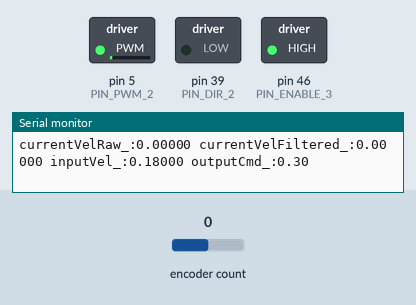
Simulated run of this sketch. Board: Arduino Mega 2560, built with avr-gcc and run on an emulated ATmega2560. Shown: switched loads named in the sketch (green lamp = pin HIGH), the last lines printed to the serial monitor. The inputs (shaded band) are chosen by the test bench; at power-on: encoder count 0.

Above: at 0.05 s.
At 2.85 s:
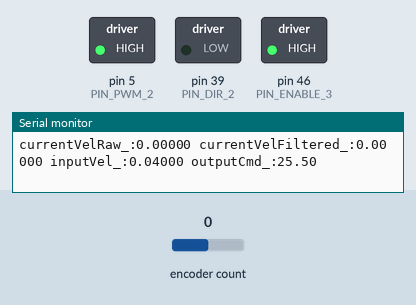
At 5.15 s:
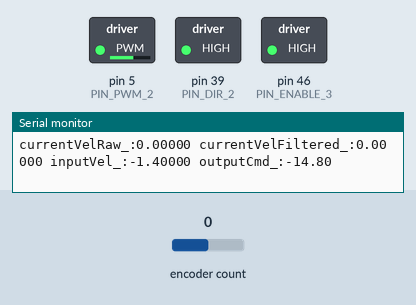
At 7.65 s:
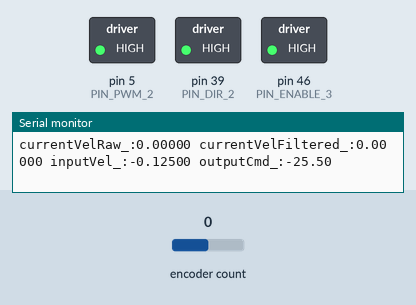
Timing chart, 0 to 12.6 s (numbered marks = the images above):
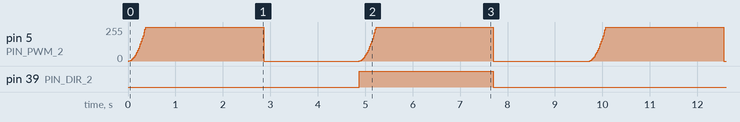

The sketch:

new_dc_motor_tuning.ino
```cpp
#include "constants.h"
#include "Motor.h"

double Kp = 14;
double Ki = 0.1;
double Kd = 0.08;
Motor m = Motor(PIN_PWM_2, PIN_DIR_2, PIN_ENC_A_2, PIN_ENC_B_2, Kp, Ki, Kd);

int step = 0;
unsigned long prevStepTime = millis();
unsigned long prevLoopTime = millis();
double cur_speed = 0;

double max_vel = 2;
double max_acc = 5;
double max_acc_time = 1000 * max_vel / max_acc;

template <typename T> int sgn(T val) {
    return (T(0) < val) - (val < T(0));
}

void setup()
{
    pinMode(PIN_ENABLE_3, OUTPUT);
    digitalWrite(PIN_ENABLE_3, HIGH);
    Serial.begin(115200);
    //Serial.println("Start motor tuning");
}

double computeAcc(double dt, double acc)
{
  cur_speed += dt/1000.0 * acc;
  if (fabsf(cur_speed) > max_vel)
  {
    cur_speed = sgn(cur_speed) * max_vel;
  }
}

void runAccStep(int waitTime, double acc)
{
    unsigned long curTime = millis();
    unsigned long stepTime = curTime - prevStepTime;
    if (stepTime > waitTime)
    {
      step += 1;
      prevStepTime = millis();
      prevLoopTime = millis();
    }
    else
    {
        unsigned long loopTime = curTime - prevLoopTime;
        computeAcc(loopTime, acc);
        prevLoopTime = millis();
    }
}

double runCVStep(int waitTime, double vel)
{
    unsigned long curTime = millis();
    unsigned long stepTime = curTime - prevStepTime;
    if (stepTime > waitTime)
    {
      step += 1;
      prevStepTime = millis();
      prevLoopTime = millis();
    }
    else
    {
       cur_speed = vel;
    }

}

double runSteps()
{
    if (step == 0)
    {
      int stepTime = max_acc_time;
      double stepAcc = max_acc;
      runAccStep(stepTime, stepAcc);
    }
    else if (step == 1)
    {
      int stepTime = 2000;
      runCVStep(stepTime, max_vel);
    }
    else if (step == 2)
    {
      int stepTime = max_acc_time;
      double stepAcc = -1*max_acc;
      runAccStep(stepTime, stepAcc);
    }
    else if (step == 3)
    {
      int stepTime = 2000;
      runCVStep(stepTime, 0);
    }
    else if (step == 4)
    {
      int stepTime = max_acc_time;
      double stepAcc = -1 * max_acc;
      runAccStep(stepTime, stepAcc);
    }
    else if (step == 5)
    {
      int stepTime = 2000;
      runCVStep(stepTime, -1*max_vel);
    }
    else if (step == 6)
    {
      int stepTime = max_acc_time;
      double stepAcc = max_acc;
      runAccStep(stepTime, stepAcc);
    }
    else if (step == 7)
    {
      int stepTime = 2000;
      runCVStep(stepTime, 0);
    }
    else if (step >= 8)
    {
      step = 0;
    }
}


void loop()
{
  runSteps();
  m.setCommand(cur_speed);

  bool motor_pub = true;
  if(step == 3 || step == 7) {motor_pub  = false;}
  m.runLoop(motor_pub);
//  analogWrite(PIN_PWM_2, s);
//  Serial.println(s);
//  s += 1;
 delay(15);
}
```

Motor.cpp
```cpp
#include "Motor.h"
#include "constants.h"

constexpr double COUNTS_TO_RADS = 2.0 * PI / static_cast<double>(COUNTS_PER_OUTPUT_SHAFT_REV);

Motor::Motor(int pwmPin, int dirPin, int encPinA, int encPinB, double Kp, double Ki, double Kd)
: pwmPin_(pwmPin),
  dirPin_(dirPin),
  inputVel_(0.0),
  currentVelRaw_(0.0),
  currentVelFiltered_(0.0),
  pidOut_(0.0),
  outputCmd_(0.0),
  prevCount_(0),
  prevMicros_(micros()),
  enc_(encPinA, encPinB),
  controller_(&currentVelFiltered_, &pidOut_, &inputVel_, Kp, Ki, Kd, DIRECT),
  velFilter_(LOWPASS, VEL_FILTER_FREQ)
{
  pinMode(pwmPin_, OUTPUT);
  pinMode(dirPin_, OUTPUT);
  controller_.SetMode(AUTOMATIC);
  controller_.SetOutputLimits(-255, 255);
  controller_.SetSampleTime(5);
}

void Motor::setCommand(double vel)
{
  inputVel_ = vel;
}

float Motor::getCurrentVelocity()
{
  return static_cast<float>(currentVelFiltered_);
}

long Motor::getCounts()
{
  return enc_.read();
}

void Motor::runLoop(bool pub)
{

  // Read current values
  long curCount = -1*enc_.read();
  unsigned long curMicros = micros();

  // Compute delta
  long deltaCount = curCount - prevCount_;
  double deltaRads = static_cast<double>(deltaCount) * COUNTS_TO_RADS;
  unsigned long deltaMicros = curMicros - prevMicros_;

  if(deltaMicros == 0)
  {
    // This will break things due to div by 0, so just skip
    return;
  }

  // Copy current values into previous
  prevCount_ = curCount;
  prevMicros_ = curMicros;

  // Do a check for large time deltas. This likely means the controller hasn't run for a while and we should ignore this value
  if(deltaMicros > 100000)
  {
    return;
  }

  // Compute current velocity in rads/second
  currentVelRaw_ = 1000000.0 * deltaRads / static_cast<double>(deltaMicros);
  currentVelFiltered_ = currentVelRaw_; // velFilter_.input(currentVelRaw_);

  // Run PID controller
  controller_.Compute();

  /* Use output from PID to update our current command. Since this is a velocity controller, when the error is 0
  *  and the PID controller drives the output to 0, we actually want to maintain a certian PWM value. Hence, the
  *  PID output is used to modify our control singal and not drive it directly.
  */
  outputCmd_ += int(pidOut_);
  //outputCmd_ = static_cast<int>(pidOut_ + inputVel_ * 10);

  // Set a deadband region based on input vel to avoid integral windup
  if(fabs(inputVel_) < 0.001)
  {
    outputCmd_ = 0;
  }

  // Make sure we don't exceed max/min power
  if(outputCmd_ > 255)
  {
    outputCmd_ = 255;
  }
  else if(outputCmd_ < -255)
  {
    outputCmd_ = -255;
  }

  // Update output direction
  if(outputCmd_ < 0)
  {
    digitalWrite(dirPin_,1);
  }
  else
  {
    digitalWrite(dirPin_,0);
  }

  // Actually write out the motor power
  analogWrite(pwmPin_, abs(outputCmd_));

if (pub)
{
  // Debugging prints
  //Serial.print(deltaMicros);
  //Serial.print(" ");
  //Serial.print(curCount);
  //Serial.print(" ");
  Serial.print("currentVelRaw_:");
  Serial.print(currentVelRaw_, 5);
  Serial.print(" ");
  Serial.print("currentVelFiltered_:");
  Serial.print(currentVelFiltered_, 5);
  Serial.print(" ");
  Serial.print("inputVel_:");
  Serial.print(inputVel_, 5);
  Serial.print(" ");
  //Serial.print(pidOut_, 5);
  //Serial.print(" ");
  Serial.print("outputCmd_:");
  Serial.print(outputCmd_/10.0);
  Serial.println("");
}

}
```

Motor.h
```cpp
#ifndef Motor_h
#define Motor_h

#include <Encoder.h>
#include <PID_v1.h>
#include <Filters.h>

class Motor
{
  public:

    /*
     * Motor object constructor
     * pwmPin - which pin the motor PWM is connected to
     * dirPin - which pin the motor direction is connected to
     * encPinA - which pin the encoder wire A is connected to. This should be a pin capable of handling interrupts
     * encPinB - which pin the encoder wire B is connected to. This should ideally (but not required) be a pin capable of handling interrupts
     * Kp - Proportional gain
     * Ki - Integral gain
     * Kd - Derrivative gain
     */
    Motor(int pwmPin, int dirPin, int encPinA, int encPinB, double Kp, double Ki, double Kd);

    /*
     * Set the desired velocity in rad/second
     */
    void setCommand(double vel);

    /*
     * Run the actual controller. Make sure this gets called reasonably quickly (i.e. every 20 ms or so)
     */
    void runLoop(bool pub);

    /*
    * Get the current measured motor velocity in rad/s
    */
    float getCurrentVelocity();

    // Get number of counts from encoder - for debugging
    long getCounts();

  private:

    // Pins
    int pwmPin_;
    int dirPin_;

    // Values for computation
    double inputVel_;              // Desired velocity in rad/sec
    double currentVelRaw_;         // Raw current velocity in rad/sec
    double currentVelFiltered_;    // Filtered velocity in rad/sec
    double pidOut_;                // Output from PID controller
    int outputCmd_;                // Output command in [-255, 255]
    long prevCount_;               // Encoder count from previous loop

    // Timer
    unsigned long prevMicros_;   // Timer from previous loop

    // Other objects
    Encoder enc_;                  // Encoder object
    PID controller_;               // PID controller
    FilterOnePole velFilter_;      // Velocity lowpass filter
};

#endif Motor_h
```

constants.h
```cpp
#ifndef Constants_h
#define Constants_h

// Pins
#define PIN_PWM_0 3
#define PIN_PWM_1 4
#define PIN_PWM_2 5
#define PIN_PWM_3 6

#define PIN_DIR_0 41
#define PIN_DIR_1 40
#define PIN_DIR_2 39
#define PIN_DIR_3 38

#define PIN_ENABLE_0 49
#define PIN_ENABLE_1 48
#define PIN_ENABLE_2 47
#define PIN_ENABLE_3 46

#define PIN_ENC_A_0 21
#define PIN_ENC_B_0 25
#define PIN_ENC_A_1 20
#define PIN_ENC_B_1 23
#define PIN_ENC_A_2 19
#define PIN_ENC_B_2 24
#define PIN_ENC_A_3 18
#define PIN_ENC_B_3 22

#define PIN_LATCH_SERVO_PIN 12
#define PIN_TRAY_STEPPER_LEFT_PULSE 46
#define PIN_TRAY_STEPPER_LEFT_DIR 47
#define PIN_TRAY_STEPPER_RIGHT_PULSE 44
#define PIN_TRAY_STEPPER_RIGHT_DIR 43
#define PIN_TRAY_HOME_SWITCH 53

// Velocitiy limits
#define MAX_TRANS_SPEED_FINE   0.08  // m/s
#define MAX_ROT_SPEED_FINE     0.5   // rad/2
#define MAX_TRANS_SPEED_COARSE 0.5  // m/s
#define MAX_ROT_SPEED_COARSE   1.0   // rad/2

// Acceleration limits
#define MAX_TRANS_ACC_FINE   0.1    // m/s^2
#define MAX_ROT_ACC_FINE     0.5    // rad/s^2
#define MAX_TRANS_ACC_COARSE 0.5    // m/s^2
#define MAX_ROT_ACC_COARSE   1.0    // rad/s^2

// Cartesian control gains
#define CART_TRANS_KP 2
#define CART_TRANS_KI 0.1
#define CART_TRANS_KD 0
#define CART_ROT_KP 3
#define CART_ROT_KI 0.5
#define CART_ROT_KD 0

// Motor control gains
#define MOTOR_KP 1
#define MOTOR_KI 0
#define MOTOR_KD 0

// Motor control constants
#define VEL_FILTER_FREQ 20            // HZ
#define COUNTS_PER_OUTPUT_SHAFT_REV 36000 // Manually measrued/estimated

// Physical dimensions
#define WHEEL_DIAMETER 0.152 // meters
#define WHEEL_DIST_FROM_CENTER 0.4572 // meters

// Scaling factors
#define TRAJ_MAX_FRACTION 0.7  // Only generate a trajectory to this fraction of max speed to give motors headroom to compensate

// Kalman filter scales
#define PROCESS_NOISE_SCALE 0.08
#define MEAS_NOISE_SCALE 0.01
#define MEAS_NOISE_VEL_SCALE_FACTOR 10000

// Possition accuracy targets
#define TRANS_POS_ERR_COARSE 0.10 // m
#define ANG_POS_ERR_COARSE   0.08 // rad
#define TRANS_VEL_ERR_COARSE 0.05 // m/s
#define ANG_VEL_ERR_COARSE   0.05 // rad/s
#define TRANS_POS_ERR_FINE   0.01 // m
#define ANG_POS_ERR_FINE     0.02 // rad
#define TRANS_VEL_ERR_FINE   0.01 // m/s
#define ANG_VEL_ERR_FINE     0.01 // rad/s

// Set debug printing, comment out to skip debug printing
#define PRINT_DEBUG true

// Tray stepper control values
#define TRAY_STEPPER_STEPS_PER_REV 200  // Steps per rev for tray servos
#define TRAY_DIST_PER_REV 1.8           // mm of linear travel per stepper revolution
#define TRAY_MAX_LINEAR_TRAVEL 300      // mm of total linear travel possible
// Note: all tray positions measured in mm from home pos
#define TRAY_DEFAULT_POS_MM 100         // Default position for driving in mm
#define TRAY_LOAD_POS_MM 50             // Loading position in mm
#define TRAY_PLACE_POS_MM 250           // Placing position in mm
#define TRAY_MAX_SPEED 1000             // Max tray speed in steps/sec
#define TRAY_MAX_ACCEL 2000             // Max tray acceleration in steps/sec/sec

// Tray servo control values
#define LATCH_CLOSE_POS 20              // Latch servo position for close in degrees
#define LATCH_OPEN_POS 150              // Latch servo position for open in degrees
#define TRAY_SERVO_MIN_PW 1000          // Min pulse witdh in microseconds corresponding to 0 position
#define TRAY_SERVO_MAX_PW 2000          // Max pulse witdh in microseconds corresponding to 180 position

#define TRAY_PLACEMENT_PAUSE_TIME 3000  // How many ms to wait after opening the latch for placement

enum COMMAND
{
    NONE,
    MOVE,
    MOVE_REL,
    MOVE_FINE,
    PLACE_TRAY,
    LOAD_TRAY,
    INITIALIZE_TRAY,
    POSITION,
    ESTOP,
    LOAD_COMPLETE,
};

#endif
```

Measured:
- by itself, pin 5 (PIN_PWM_2): ramps from 0/255 to 255/255 and jumps back, once every 4.8 s
- by itself, pin 39 (PIN_DIR_2): alternates HIGH for 2.8 s and LOW for 6.9 s
